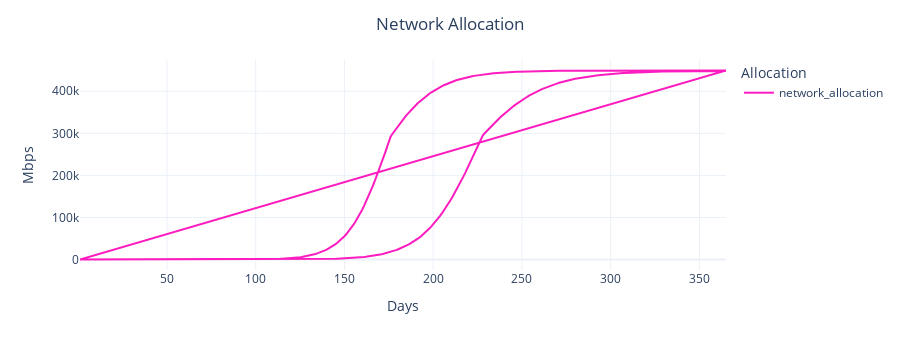

Notebook source saved alongside this figure:
### Markdown cell above
# Anaysis 2: Network Allocation

Plot the actual bandwidth allocation for the network over time.

Notes: 
- Since the network assumes clients can initiate temporary connections, actual network allocation is dependent on the current price attractiveness to existing clients, v.s. the

### Code cell
fig = px.line(
    df_1,
    x='timestep',
    y=['network_allocation'],
    height=350
)

fig.update_layout(
    title="Network Allocation",
    xaxis_title="Days",
    yaxis_title="Mbps",
    legend_title="Allocation")

fig.show()

### Figure 1 — Plotly figure (JSON) as saved in the notebook; plotly's stock layout.template omitted (floating-point values rounded to 4 significant figures; data arrays with more than 128 entries replaced by an {"elided": "..."} marker saying what was removed)
{"data": [{"hovertemplate": "variable=network_allocation<br>timestep=%{x}<br>value=%{y}<extra></extra>", "legendgroup": "network_allocation", "line": {"color": "#FC1CBF", "dash": "solid"}, "mode": "lines", "name": "network_allocation", "orientation": "v", "showlegend": true, "type": "scatter", "x": {"elided": "730 int values"}, "xaxis": "x", "y": {"elided": "730 float values"}, "yaxis": "y"}], "layout": {"height": 350, "legend": {"title": {"text": "Allocation"}, "tracegroupgap": 0}, "margin": {"t": 60}, "title": {"text": "Network Allocation"}, "xaxis": {"anchor": "y", "domain": [0, 1], "title": {"text": "Days"}}, "yaxis": {"anchor": "x", "domain": [0, 1], "title": {"text": "Mbps"}}}}
